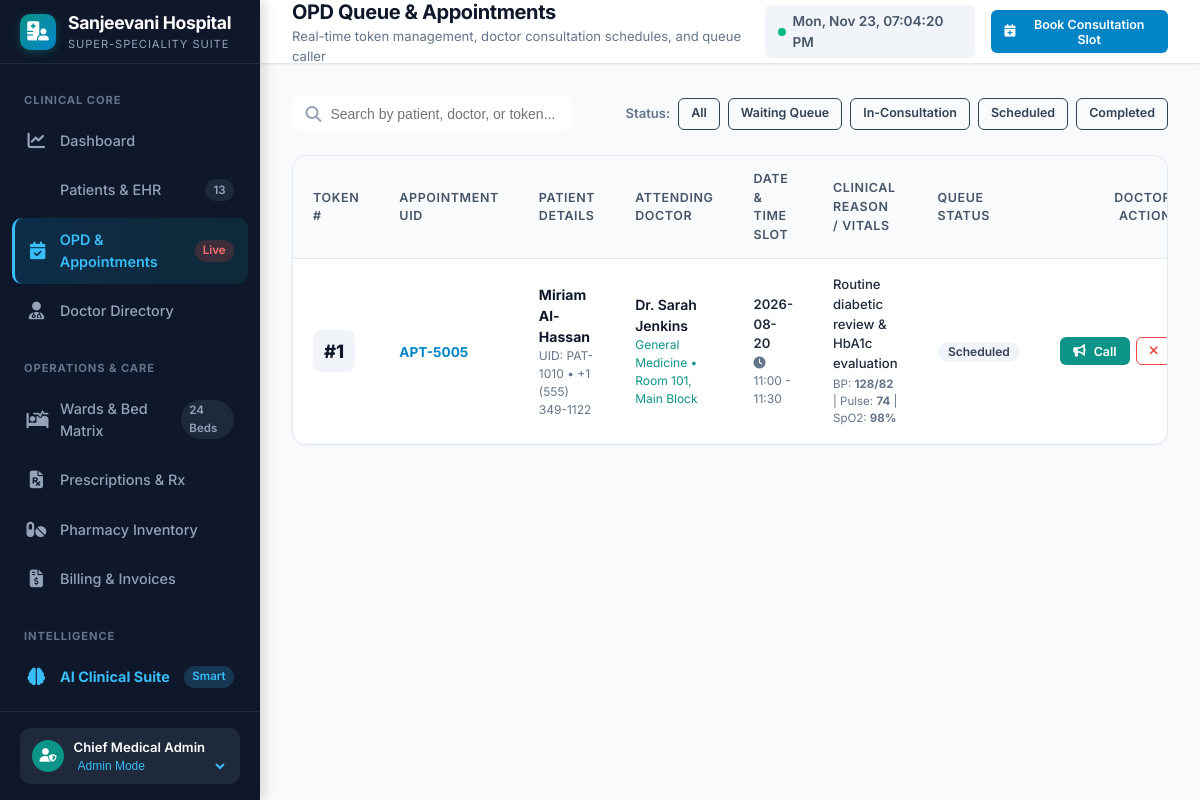
The page /appointments?doctor_id=5 on the database as committed earlier.
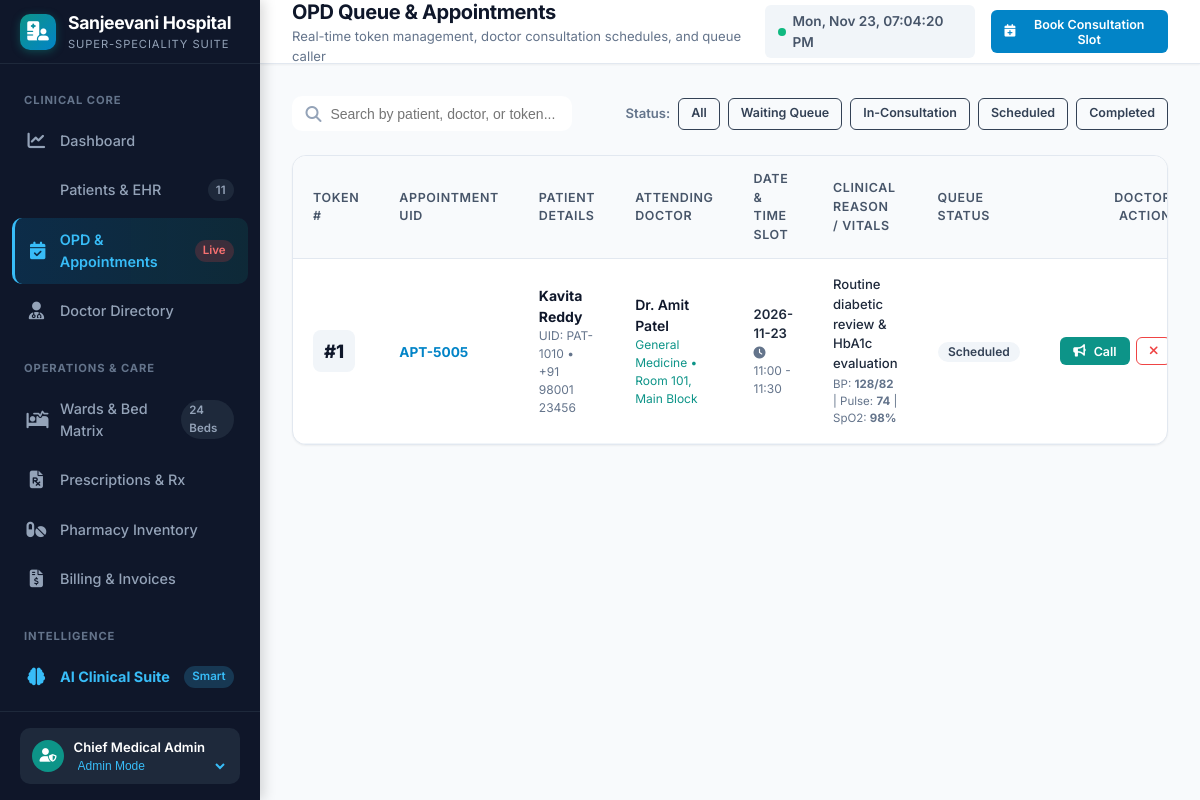
The same page on the database as committed later.
### tables this page shows
CREATE TABLE appointments (
        id INTEGER PRIMARY KEY AUTOINCREMENT,
        appointment_uid TEXT UNIQUE NOT NULL,
        patient_id INTEGER NOT NULL,
        doctor_id INTEGER NOT NULL,
        appointment_date TEXT NOT NULL,
        time_slot TEXT NOT NULL,
        token_number INTEGER NOT NULL,
        reason TEXT,
        status TEXT DEFAULT 'Scheduled', -- 'Scheduled', 'Waiting', 'In-Consultation', 'Completed', 'Cancelled'
        vitals TEXT, -- JSON: {bp, pulse, temp, spo2, weight}
        created_at TIMESTAMP DEFAULT CURRENT_TIMESTAMP,
        FOREIGN KEY (patient_id) REFERENCES patients(id) ON DELETE CASCADE,
        FOREIGN KEY (doctor_id) REFERENCES doctors(id) ON DELETE CASCADE
    );

CREATE TABLE patients (
        id INTEGER PRIMARY KEY AUTOINCREMENT,
        patient_uid TEXT UNIQUE NOT NULL,
        name TEXT NOT NULL,
        age INTEGER NOT NULL,
        gender TEXT NOT NULL,
        blood_group TEXT,
        phone TEXT,
        email TEXT,
        address TEXT,
        emergency_contact_name TEXT,
        emergency_contact_phone TEXT,
        allergies TEXT,
        chronic_conditions TEXT,
        admission_status TEXT DEFAULT 'Outpatient', -- 'Outpatient', 'Admitted', 'Discharged', 'Emergency'
        bed_id INTEGER,
        created_at TIMESTAMP DEFAULT CURRENT_TIMESTAMP,
        FOREIGN KEY (bed_id) REFERENCES beds(id) ON DELETE SET NULL
    );

CREATE TABLE doctors (
        id INTEGER PRIMARY KEY AUTOINCREMENT,
        doctor_uid TEXT UNIQUE NOT NULL,
        name TEXT NOT NULL,
        department TEXT NOT NULL,
        specialization TEXT NOT NULL,
        qualification TEXT,
        experience_years INTEGER,
        room_number TEXT,
        phone TEXT,
        email TEXT,
        shift TEXT,
        consultation_fee REAL DEFAULT 500.0,
        status TEXT DEFAULT 'Available', -- 'Available', 'In Consultation', 'On Round', 'Off Duty'
        rating REAL DEFAULT 4.8
    );

### app.py (the view)
@app.get("/appointments", response_class=HTMLResponse)
async def appointments_page(request: Request, status: Optional[str] = None, doctor_id: Optional[int] = None):
    appointments = get_all_appointments(status_filter=status or "")
    if doctor_id:
        appointments = [a for a in appointments if a["doctor_id"] == doctor_id]
    patients = get_all_patients()
    doctors = get_all_doctors()
    metrics = get_dashboard_metrics()
    today_str = datetime.now().strftime("%Y-%m-%d")
    return templates.TemplateResponse(
        request=request,
        name="appointments.html",
        context={
            "active_page": "appointments",
            "appointments": appointments,
            "patients": patients,
            "doctors": doctors,
            "current_status": status,
            "today_date": today_str,
            "total_patients": metrics["total_patients"]
        }
    )

### templates/appointments.html (shortened to what the changed rows need)
{% extends "base.html" %}
{% block page_title %}OPD Queue & Appointments{% endblock %}
{% block content %}
<div class="card">
    <div class="card-body" style="padding: 0;">
        <div class="table-responsive">
            <table class="clinical-table" id="appointmentsTable">
                <thead>
                    <tr>
                        <th>Token #</th>
                        <th>Appointment UID</th>
                        <th>Patient Details</th>
                        <th>Attending Doctor</th>
                        <th>Date & Time Slot</th>
                        <th>Clinical Reason / Vitals</th>
                        <th>Queue Status</th>
                        <th style="text-align:right;">Doctor Action</th>
                    </tr>
                </thead>
                <tbody>
                    {% for apt in appointments %}
                    <tr>
                        <td>
                            <div style="font-size:1.15rem; font-weight:800; color:var(--slate-900); background:var(--slate-100); width:42px; height:42px; border-radius:8px; display:flex; align-items:center; justify-content:center;">
                                #{{ apt.token_number }}
                            </div>
                        </td>
                        <td>
                            <strong style="color:var(--primary); font-size:0.85rem;">{{ apt.appointment_uid }}</strong>
                        </td>
                        <td>
                            <div style="font-weight:700; color:var(--slate-900);">{{ apt.patient_name }}</div>
                            <div style="font-size:0.75rem; color:var(--slate-500);">UID: {{ apt.patient_uid }} • {{ apt.patient_phone }}</div>
                        </td>
                        <td>
                            <div style="font-weight:600; color:var(--slate-900);">{{ apt.doctor_name }}</div>
                            <div style="font-size:0.75rem; color:var(--teal);">{{ apt.doctor_dept }} • {{ apt.room_number }}</div>
                        </td>
                        <td>
                            <div style="font-weight:600; font-size:0.82rem;">{{ apt.appointment_date }}</div>
                            <div style="font-size:0.75rem; color:var(--slate-500);"><i class="fas fa-clock"></i> {{ apt.time_slot }}</div>
                        </td>
                        <td>
                            <div style="font-size:0.82rem; font-weight:500;">{{ apt.reason or 'General checkup' }}</div>
                            {% if apt.vitals %}
                            <div style="font-size:0.72rem; color:var(--slate-500); margin-top:2px;">
                                BP: <strong>{{ apt.vitals.bp or '--' }}</strong> | Pulse: <strong>{{ apt.vitals.pulse or '--' }}</strong> | SpO2: <strong>{{ apt.vitals.spo2 or '--' }}%</strong>
                            </div>
                            {% endif %}
                        </td>
                        <td>
                            {% if apt.status == 'In-Consultation' %}
                            <span class="badge badge-teal"><span class="pulse-dot" style="background:#0d9488;"></span> In Consultation</span>
                            {% elif apt.status == 'Waiting' %}
                            <span class="badge badge-warning">Waiting in OPD</span>
                            {% elif apt.status == 'Completed' %}
                            <span class="badge badge-success">Completed</span>
                            {% elif apt.status == 'Cancelled' %}
                            <span class="badge badge-danger">Cancelled</span>
                            {% else %}
                            <span class="badge badge-slate">Scheduled</span>
                            {% endif %}
                        </td>
                        <td style="text-align:right;">
                            <div style="display:inline-flex; gap:0.4rem;">
                                {% if apt.status == 'Scheduled' or apt.status == 'Waiting' %}
                                <button class="btn btn-teal btn-sm" onclick="updateAppointmentStatus({{ apt.id }}, 'In-Consultation')">
                                    <i class="fas fa-bullhorn"></i> Call
                                </button>
                                {% endif %}
                                {% if apt.status != 'Cancelled' and apt.status != 'Completed' %}
                                <button class="btn btn-outline btn-sm" style="color:var(--danger);" onclick="updateAppointmentStatus({{ apt.id }}, 'Cancelled')">
                                    <i class="fas fa-times"></i>
                                </button>
                                {% endif %}
                            </div>
                        </td>
                    </tr>
                    {% endfor %}
                </tbody>
            </table>
        </div>
    </div>
</div>
{% endblock %}

Rows that differ between the two databases and show on the page:
changed appointments "APT-5005": patient_name "Miriam Al-Hassan" → "Kavita Reddy"; patient_phone "+1 (555) 349-1122" → "+91 98001 23456"; doctor_name "Dr. Sarah Jenkins" → "Dr. Amit Patel"; appointment_date "2026-08-20" → "2026-11-23"
Other text that changed with them:
{{ total_patients or 10 }}: "13" → "11"
